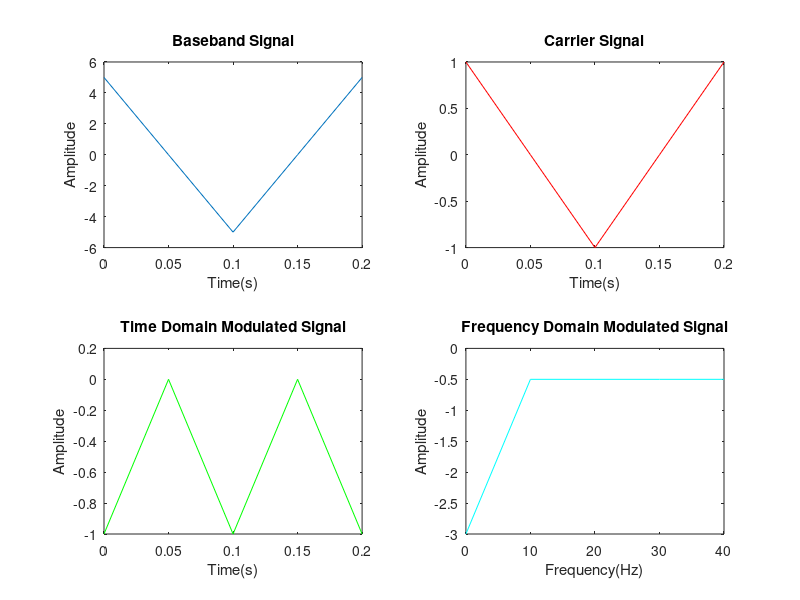

This chart was generated by the following MATLAB code:
% Aditya Badayalya, 510819056, Assignment - 4, Question 1 
clc;clear;
fm = input("Enter the frequency value of message signal: ");
fc = input("Enter the frequency value of carrier signal: ");
A = input("Enter the amplitude value of the message signal: ");

fs = 4*fc;
t = 0:1/fs:0.2;
m = A*cos(2*pi*fm*t);
c = cos(2*pi*fc*t);
y = fmmod(m,fc,fs,50);
figure('name', 'Question 1', 'numbertitle', 'off');

subplot(2,2,1);
plot(t,m);
xlabel('Time(s)');
ylabel('Amplitude');
title('Baseband Signal');

subplot(2,2,2);
plot(t,c,'r');
xlabel('Time(s)');
ylabel('Amplitude');
title('Carrier Signal');

subplot(2,2,3);
plot(t,y,'g');
xlabel('Time(s)');
ylabel('Amplitude');
title('Time Domain Modulated Signal');

f = fft(y);
fs = 50;
z = (0:length(f)-1)*fs/length(f);

subplot(2,2,4);
plot(z,f,'c');
xlabel('Frequency(Hz)');
ylabel('Amplitude');
title('Frequency Domain Modulated Signal');